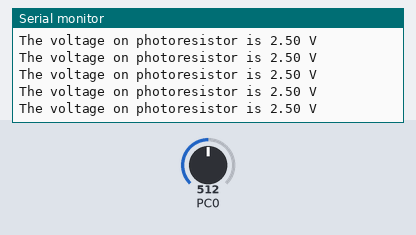
This program was run on a simulated ATmega328P, built with avr-gcc and emulated at 16 MHz. Parts: the last lines printed to the serial monitor. The test bench sets the inputs (shaded band); at power-on: PC0 = 512.

Above: at 1.2 s.
1.3 s: PC0 set to 716
At 1.35 s:
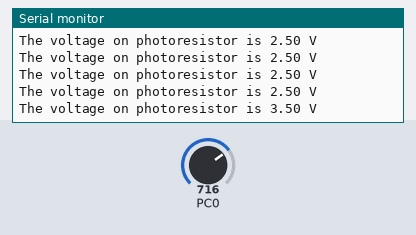
4.3 s: PC0 set to 900
At 4.35 s:
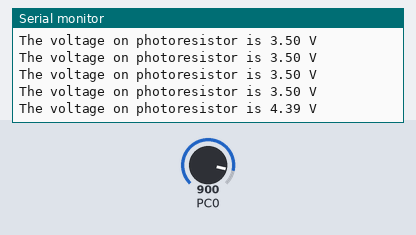
Timing chart, 0 to 7.3 s (numbered marks = the images above; inputs shaded):
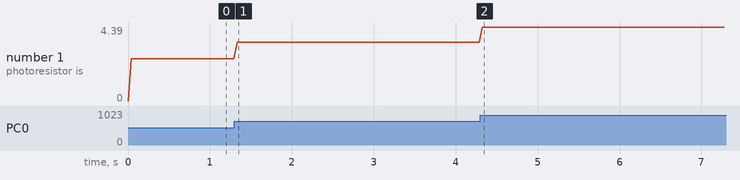

Measured:
- after the input at 1.3 s, the serial monitor: prints a new line at once (image 1)
- after the input at 4.3 s, the serial monitor: prints a new line at once (image 2)
- plotted number 1: 2.5 → 3.5 after the input at 1.3 s, 3.5 → 4.39 after the input at 4.3 s

The program:

main.c
```c
/*
 * lab2_3.1.c
 *
 * Created: 2018/9/19 13:32:42
 * Author : Lenovo
 */

#include <avr/io.h>
#include <stdio.h>
#include <avr/interrupt.h>
#include "uart.h"
float volt = 0.0;

int main(void)
{
    uart_init();

	PORTC |= (1 << PORTC0);

	ADMUX |= (1 << REFS0);                                            //reference 5V
	ADCSRA |= (1 << ADEN) | (1 << ADATE);                             //enable ADC
	ADCSRA |= (1 << ADPS0) | (1 << ADPS1) | (1 << ADPS2);             //factor 128
	ADCSRA |= (1 << ADSC);                                           //Start conversion
	ADCSRB &= ~((1 << ADTS0)|(1 << ADTS1)|(1 << ADTS2));             //free-running mode
    while (1)
    {
		volt = (ADC * 5.0) / 1024.0;
		printf("The voltage on photoresistor is %.2f V\n", volt);
    }
}
```

uart.h
```c
#ifndef UART_H
#define UART_H

#define F_CPU 16000000UL
#define BAUD 9600

#include <util/setbaud.h>

static int uart_putchar(char c, FILE *stream);
static int uart_getchar(FILE *stream);
void uart_init(void);

static FILE uart_output = FDEV_SETUP_STREAM(uart_putchar, NULL, _FDEV_SETUP_WRITE);
static FILE uart_input = FDEV_SETUP_STREAM(NULL, uart_getchar, _FDEV_SETUP_READ);

int uart_putchar(char c, FILE *stream) {
	if (c == '\n') {
		uart_putchar('\r', stream);
	}
	loop_until_bit_is_set(UCSR0A, UDRE0);
	UDR0 = c;
	return 0;
}

int uart_getchar(FILE *stream) {
	loop_until_bit_is_set(UCSR0A, RXC0); /* Wait until data exists. */
	return UDR0;
}

void uart_init(void) {
	UBRR0H = UBRRH_VALUE;
	UBRR0L = UBRRL_VALUE;

	#if USE_2X
	UCSR0A |= _BV(U2X0);
	#else
	UCSR0A &= ~(_BV(U2X0));
	#endif

	UCSR0C = _BV(UCSZ01) | _BV(UCSZ00); /* 8-bit data */
	UCSR0B = _BV(RXEN0) | _BV(TXEN0);   /* Enable RX and TX */

    // Redirect stdin and stdout so functions like printf and getchar work.
	stdout = &uart_output;
	stdin = &uart_input;
}

#endif // UART_H
```
